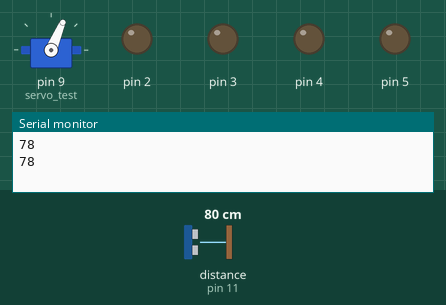
This sketch was run on a simulated Arduino Uno, built with avr-gcc and run on an emulated ATmega328P. Shown: servo, output pins drawn as LEDs (lit = HIGH), the last lines printed to the serial monitor. Wiring (inferred from the names in the program): ultrasonic range finder: trigger pin 10; echo pin 11. The test bench sets the inputs (shaded band); at power-on: distance to the obstacle (sensor on pin 11) 80 cm. The echo pulse lasts 58.3 µs per cm; pins used as bus, display or sensor lines are not drawn.

Above: at 4.2 s.
4.3 s: distance to the obstacle (sensor on pin 11) set to 24 cm
8.3 s: distance to the obstacle (sensor on pin 11) set to 19 cm
At 14.6 s:
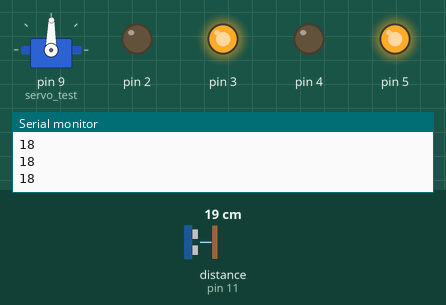
14.8 s: distance to the obstacle (sensor on pin 11) set to 250 cm
At 21.0 s:
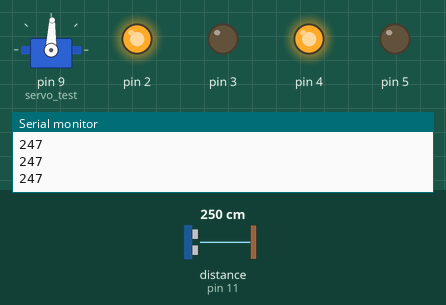
21.3 s: distance to the obstacle (sensor on pin 11) set to 2 cm
25.1 s: distance to the obstacle (sensor on pin 11) set to 299 cm
At 29.3 s:
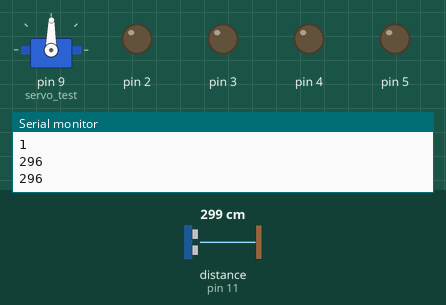
Timing chart, 0 to 29.6 s (numbered marks = the images above; inputs shaded):
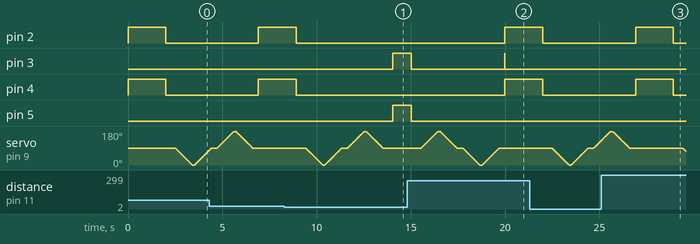

The sketch:

obstaclecar.ino
```cpp
#include<Servo.h>

#define in1 2
#define in2 3
#define in3 4
#define in4 5

const int trigpin = 10;
const int echopin = 11;

long duration=0 ;
long distancecm=0 ;

int distanceright=0;
int distanceleft=0;
int far=0;
//here we use harse of e car
Servo servo_test;

void setup()
{
  pinMode(2,OUTPUT);
  pinMode(3,OUTPUT);
  pinMode(4,OUTPUT);
  pinMode(5,OUTPUT);

  pinMode(10,OUTPUT);
  pinMode(11,INPUT);
  Serial.begin(9600);


servo_test.attach(9);
}
void loop()
{
far = distance();
if(far<=20)
{
  Stop();
  delay(200);
  movebackward();
  delay(1000);
  Stop();
  delay(500);
 distanceright=seeright();
 delay(200);
 distanceleft=seeleft();
 delay(200);
 if(distanceright>=distanceleft)
 {
  moveright();
 }
 else
 {
  moveleft();
 }
}
 else
 {
 moveforward();
 delay(2000);
 Stop();
 delay(500);
 seeleft();
 delay(200);
 seeright();
 delay(200);
 }
}
int distance()
{
digitalWrite(trigpin,LOW);
delayMicroseconds(2);
digitalWrite(trigpin,HIGH);
delayMicroseconds(10);
digitalWrite(trigpin,LOW);

duration = pulseIn(echopin,HIGH);
distancecm = duration*0.034/2 ; //340m/s or 0.034cm/us
Serial.println(distancecm);
return distancecm;
}

int seeleft()
{
  int angle;
 for(angle=89;angle>=0;angle--)
 {
  servo_test.write(angle);
  delay(10);
 }
 distance();
 delay(100);
 for(angle=0;angle<89;angle++)
{
  servo_test.write(angle);
  delay(10);
 }
 delay(100);
}

int seeright()
{
  int angle;
for(angle=89;angle<178;angle++)
{
  servo_test.write(angle);
  delay(10);
}
 distance();
 delay(100);

for(angle=178;angle>=89;angle--)
{
  servo_test.write(angle);
  delay(10);
}
  delay(100);
}

void moveforward()
{
 digitalWrite(2,HIGH);
 digitalWrite(3,LOW);

 digitalWrite(4,HIGH);
 digitalWrite(5,LOW);

}
void movebackward()
{
 digitalWrite(2,LOW);
 digitalWrite(3,HIGH);

 digitalWrite(4,LOW);
 digitalWrite(5,HIGH);

}
void Stop()
{
 digitalWrite(2,LOW);
 digitalWrite(3,LOW);

 digitalWrite(4,LOW);
 digitalWrite(5,LOW);

}
void moveleft()
{
 digitalWrite(2,HIGH);
 digitalWrite(3,LOW);

 digitalWrite(4,LOW);
 digitalWrite(5,HIGH);

}
void moveright()
{
 digitalWrite(2,LOW);
 digitalWrite(3,HIGH);

 digitalWrite(4,HIGH);
 digitalWrite(5,LOW);

}
```

Measured:
- the behaviour switches between 22 and 21 cm on distance to the obstacle (sensor on pin 11) (found by bisection; images 0 and 1)
- after the input at 8.3 s, pin 2, pin 4: goes on until 8.9 s, then stays LOW; pin 3, pin 5: LOW → HIGH after 5.7 s
- after the input at 14.8 s, pin 2, pin 4: LOW → HIGH after 5.2 s; pin 5: goes on until 15.0 s, then stays LOW
- after the input at 25.1 s, pin 2, pin 4: LOW → HIGH after 1.8 s, → LOW 2.0 s later; pin 3, pin 5: stays LOW (without the input it goes to HIGH after 2.0 s)
